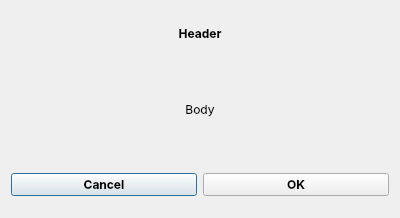
<?xml version="1.0" encoding="UTF-8"?>
<ui version="4.0">
 <class>GeneralDialog</class>
 <widget class="QDialog" name="GeneralDialog">
  <property name="geometry">
   <rect>
    <x>0</x>
    <y>0</y>
    <width>400</width>
    <height>218</height>
   </rect>
  </property>
  <property name="sizePolicy">
   <sizepolicy hsizetype="Preferred" vsizetype="Preferred">
    <horstretch>0</horstretch>
    <verstretch>0</verstretch>
   </sizepolicy>
  </property>
  <property name="windowTitle">
   <string>Dialog</string>
  </property>
  <layout class="QVBoxLayout" name="verticalLayout">
   <item>
    <layout class="QGridLayout" name="gridLayout">
     <item row="6" column="0">
      <widget class="QStackedWidget" name="stackedWidget">
       <property name="currentIndex">
        <number>0</number>
       </property>
       <widget class="QWidget" name="page">
        <layout class="QVBoxLayout" name="verticalLayout_2">
         <property name="spacing">
          <number>6</number>
         </property>
         <property name="leftMargin">
          <number>0</number>
         </property>
         <property name="topMargin">
          <number>0</number>
         </property>
         <property name="rightMargin">
          <number>0</number>
         </property>
         <property name="bottomMargin">
          <number>0</number>
         </property>
         <item>
          <layout class="QGridLayout" name="gridLayout_3">
           <property name="bottomMargin">
            <number>0</number>
           </property>
           <item row="0" column="0">
            <widget class="QPushButton" name="cancelBtn">
             <property name="font">
              <font>
               <family>Inter</family>
               <weight>75</weight>
               <bold>true</bold>
              </font>
             </property>
             <property name="text">
              <string>Cancel</string>
             </property>
            </widget>
           </item>
           <item row="0" column="1">
            <widget class="QPushButton" name="okBtn">
             <property name="font">
              <font>
               <family>Inter</family>
               <weight>75</weight>
               <bold>true</bold>
              </font>
             </property>
             <property name="text">
              <string>OK</string>
             </property>
            </widget>
           </item>
          </layout>
         </item>
        </layout>
       </widget>
       <widget class="QWidget" name="page_2">
        <layout class="QVBoxLayout" name="verticalLayout_3">
         <property name="leftMargin">
          <number>0</number>
         </property>
         <property name="topMargin">
          <number>0</number>
         </property>
         <property name="rightMargin">
          <number>0</number>
         </property>
         <property name="bottomMargin">
          <number>0</number>
         </property>
         <item>
          <layout class="QGridLayout" name="gridLayout_4">
           <item row="0" column="0">
            <widget class="QPushButton" name="acceptBtn">
             <property name="font">
              <font>
               <family>Inter</family>
               <weight>75</weight>
               <bold>true</bold>
              </font>
             </property>
             <property name="text">
              <string>OK</string>
             </property>
            </widget>
           </item>
          </layout>
         </item>
        </layout>
       </widget>
      </widget>
     </item>
     <item row="0" column="0">
      <layout class="QGridLayout" name="gridLayout_2">
       <property name="bottomMargin">
        <number>0</number>
       </property>
       <item row="0" column="0">
        <widget class="QStackedWidget" name="topStackedWidget">
         <property name="currentIndex">
          <number>0</number>
         </property>
         <widget class="QWidget" name="page_5">
          <layout class="QVBoxLayout" name="verticalLayout_6">
           <property name="leftMargin">
            <number>0</number>
           </property>
           <property name="topMargin">
            <number>0</number>
           </property>
           <property name="rightMargin">
            <number>0</number>
           </property>
           <property name="bottomMargin">
            <number>0</number>
           </property>
           <item>
            <layout class="QGridLayout" name="gridLayout_6">
             <item row="0" column="0">
              <widget class="QLabel" name="headerLabel">
               <property name="font">
                <font>
                 <family>Inter</family>
                 <weight>75</weight>
                 <bold>true</bold>
                </font>
               </property>
               <property name="text">
                <string>Header</string>
               </property>
               <property name="alignment">
                <set>Qt::AlignCenter</set>
               </property>
              </widget>
             </item>
            </layout>
           </item>
          </layout>
         </widget>
         <widget class="QWidget" name="page_6">
          <layout class="QVBoxLayout" name="verticalLayout_7">
           <property name="leftMargin">
            <number>0</number>
           </property>
           <property name="topMargin">
            <number>0</number>
           </property>
           <property name="rightMargin">
            <number>0</number>
           </property>
           <property name="bottomMargin">
            <number>0</number>
           </property>
           <item>
            <layout class="QGridLayout" name="gridLayout_7">
             <item row="0" column="1">
              <spacer name="horizontalSpacer">
               <property name="orientation">
                <enum>Qt::Horizontal</enum>
               </property>
               <property name="sizeHint" stdset="0">
                <size>
                 <width>40</width>
                 <height>20</height>
                </size>
               </property>
              </spacer>
             </item>
             <item row="0" column="2">
              <widget class="QLabel" name="label_2">
               <property name="text">
                <string>Where:</string>
               </property>
               <property name="font">
                <font>
                 <family>u001</family>
                </font>
               </property>
              </widget>
             </item>
             <item row="0" column="0">
              <widget class="QLabel" name="searchHeaderLabel">
               <property name="font">
                <font>
                 <family>Inter</family>
                 <weight>75</weight>
                 <bold>true</bold>
                </font>
               </property>
               <property name="text">
                <string>Header</string>
               </property>
               <property name="alignment">
                <set>Qt::AlignCenter</set>
               </property>
              </widget>
             </item>
             <item row="0" column="3">
              <widget class="QComboBox" name="searchComboBox">
               <item>
                <property name="text">
                 <string>Dictionary</string>
                </property>
               </item>
               <item>
                <property name="text">
                 <string>Local storage</string>
                </property>
               </item>
               <item>
                <property name="text">
                 <string>Online library</string>
                </property>
               </item>
              </widget>
             </item>
            </layout>
           </item>
          </layout>
         </widget>
        </widget>
       </item>
      </layout>
     </item>
     <item row="5" column="0">
      <widget class="QStackedWidget" name="mainStackedWidget">
       <property name="currentIndex">
        <number>0</number>
       </property>
       <widget class="QWidget" name="page_3">
        <layout class="QVBoxLayout" name="verticalLayout_4">
         <property name="leftMargin">
          <number>0</number>
         </property>
         <property name="topMargin">
          <number>0</number>
         </property>
         <property name="rightMargin">
          <number>0</number>
         </property>
         <property name="bottomMargin">
          <number>0</number>
         </property>
         <item>
          <layout class="QGridLayout" name="gridLayout_5">
           <item row="1" column="0">
            <widget class="QLabel" name="bodyLabel">
             <property name="sizePolicy">
              <sizepolicy hsizetype="MinimumExpanding" vsizetype="MinimumExpanding">
               <horstretch>0</horstretch>
               <verstretch>0</verstretch>
              </sizepolicy>
             </property>
             <property name="font">
              <font>
               <family>Inter</family>
               <weight>50</weight>
               <bold>false</bold>
              </font>
             </property>
             <property name="text">
              <string>Body</string>
             </property>
             <property name="alignment">
              <set>Qt::AlignCenter</set>
             </property>
             <property name="wordWrap">
              <bool>true</bool>
             </property>
            </widget>
           </item>
           <item row="2" column="0">
            <spacer name="verticalSpacer_2">
             <property name="orientation">
              <enum>Qt::Vertical</enum>
             </property>
             <property name="sizeHint" stdset="0">
              <size>
               <width>20</width>
               <height>40</height>
              </size>
             </property>
            </spacer>
           </item>
           <item row="0" column="0">
            <spacer name="verticalSpacer">
             <property name="orientation">
              <enum>Qt::Vertical</enum>
             </property>
             <property name="sizeHint" stdset="0">
              <size>
               <width>20</width>
               <height>40</height>
              </size>
             </property>
            </spacer>
           </item>
          </layout>
         </item>
        </layout>
       </widget>
       <widget class="QWidget" name="page_4">
        <layout class="QVBoxLayout" name="verticalLayout_5">
         <property name="leftMargin">
          <number>0</number>
         </property>
         <property name="topMargin">
          <number>0</number>
         </property>
         <property name="rightMargin">
          <number>0</number>
         </property>
         <property name="bottomMargin">
          <number>0</number>
         </property>
        </layout>
       </widget>
      </widget>
     </item>
    </layout>
   </item>
  </layout>
 </widget>
 <resources/>
 <connections/>
</ui>
